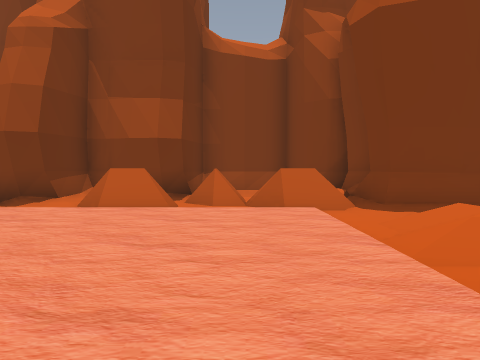
View 1 (above)

24 first-person views from a walk through a level from a Godot 3-D game. The camera is 1.5 m above the floor, tilts 2° down and sees 70° across. The floor is counted in squares, 2 m on a side. Each view is taken from the middle of a square. On the plan, view 1 faces up. The plan holds only what a view shows up to about 11 squares ahead; the rest is blank. The place goes on beyond the plan.

View 2
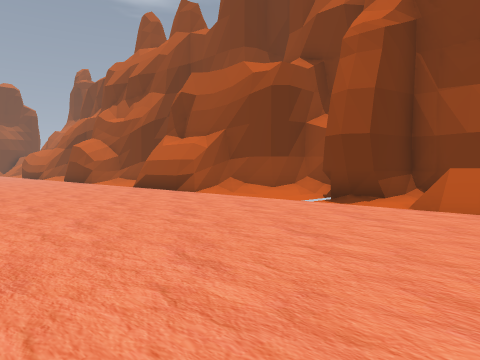

View 3
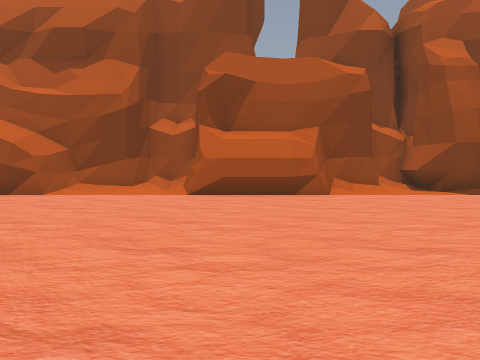

View 4
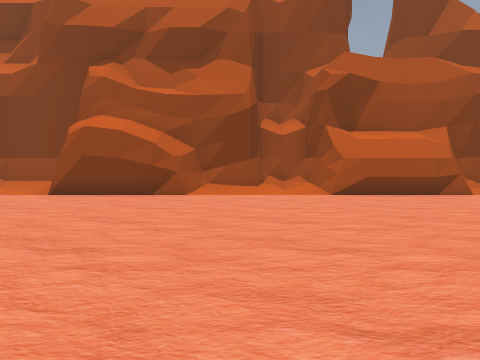

View 5
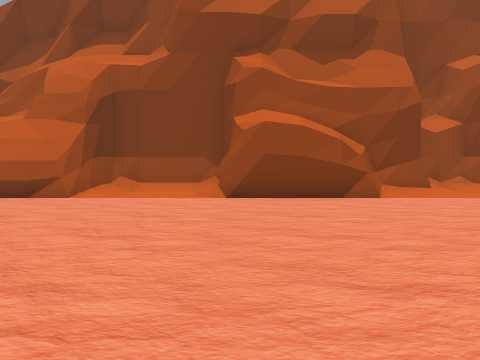

View 6
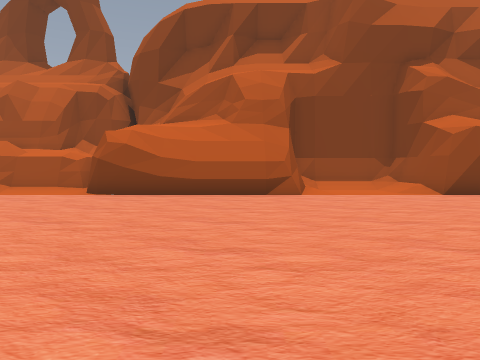

View 7
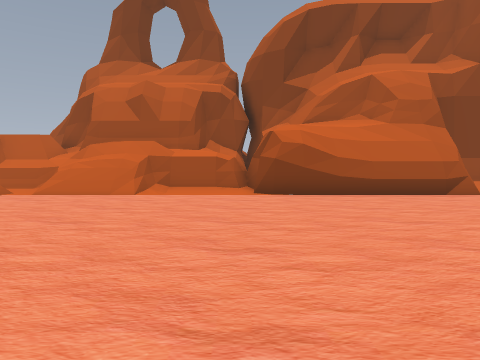

View 8
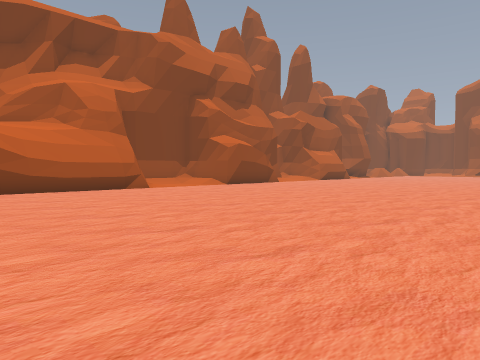

View 9
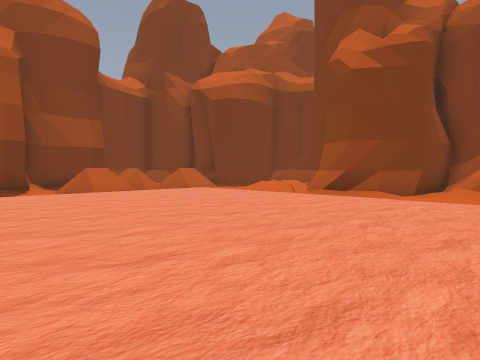

View 10
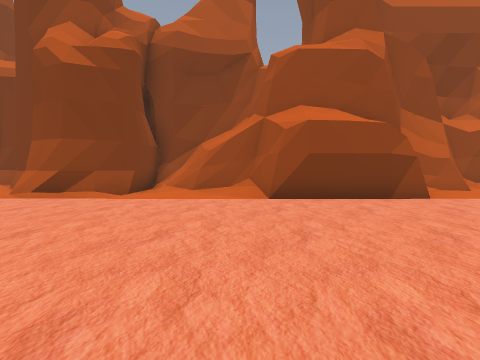

View 11
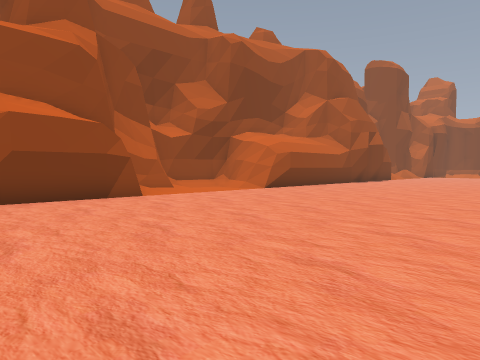

View 12
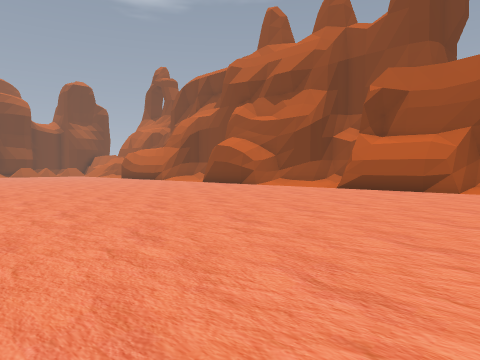

View 13
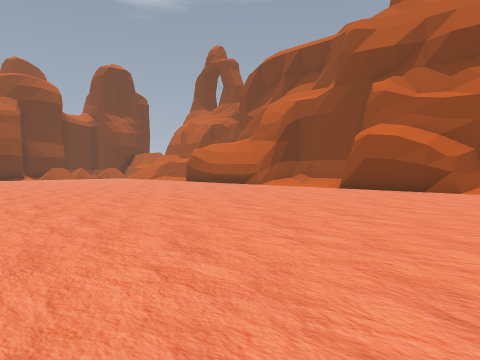

View 14
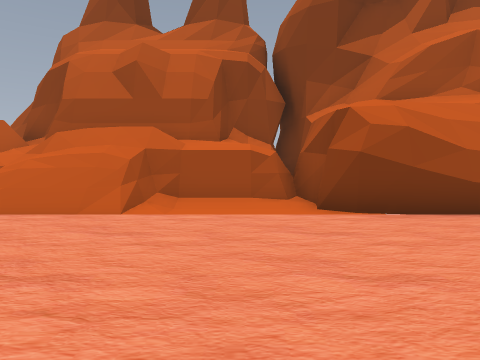

View 15
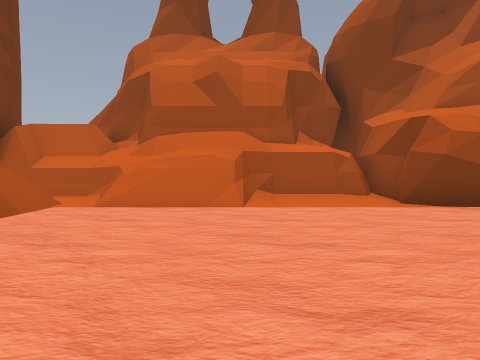

View 16
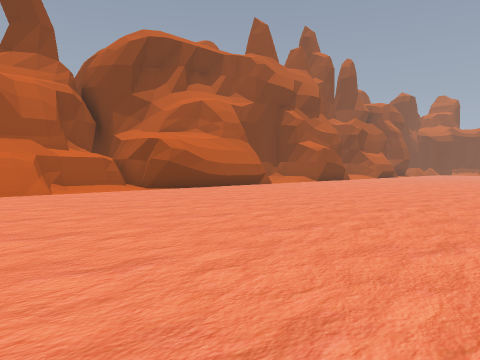

View 17
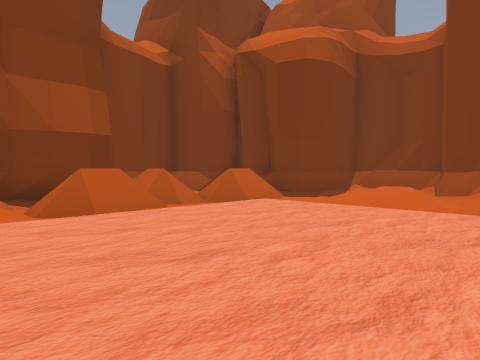

View 18
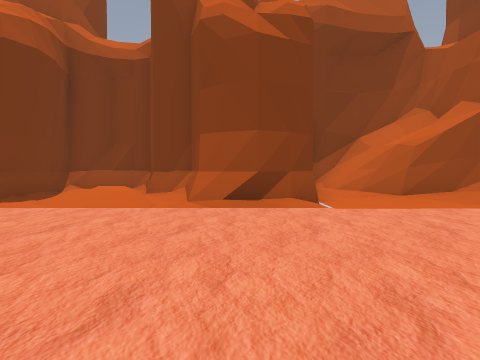

View 19
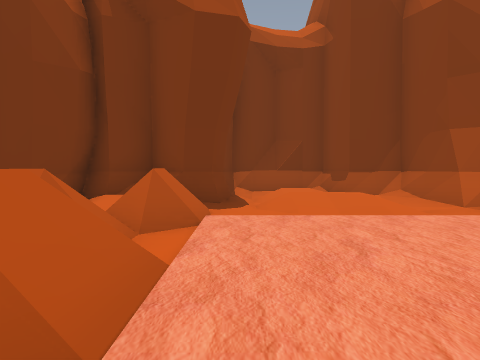

View 20
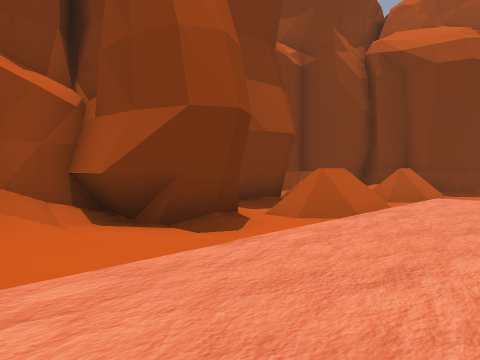

View 21
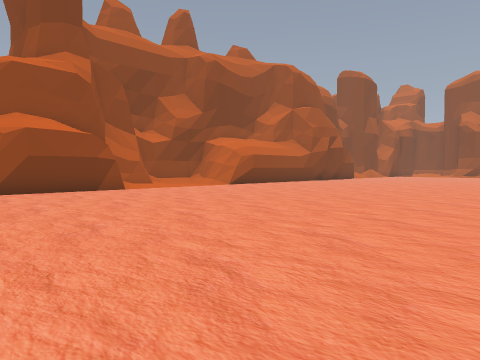

View 22
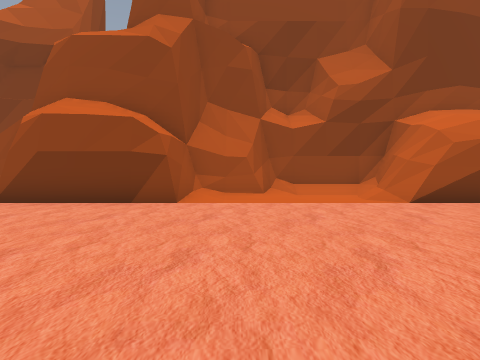

View 23
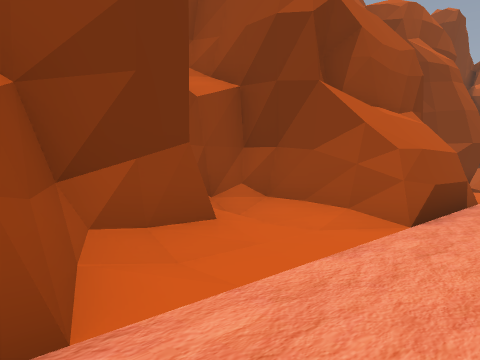

View 24
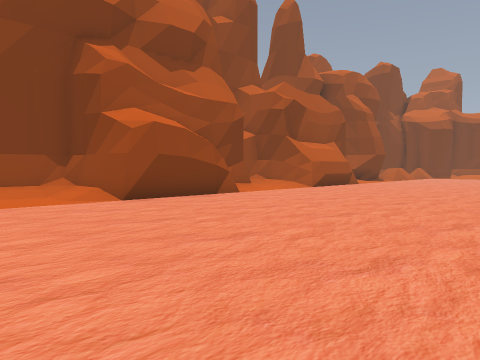

### Floor plan
Key: @ floor where view 1 was taken; # wall or solid block; x gap in a wall; . main floor; : floor 0.25 m higher than the main floor; - floor 0.25 m lower than the main floor; + floor 0.75 m higher than the main floor; / step, stairs or slope; = window, fence, low wall or low ledge; v drop or lower ground.
Columns run from 38 left of view 1 to 6 right of it. Each row starts with its distance up from view 1.
 11     ####
 10 #####/v#                      ###    ####
  9 //////##     #//##    ####    #+#######-##
  8 =//==v##    ##../#  ###//#  ###/.#/= ##=:#
  7  //=...######/../####/../####/.....#=./=x####
  6 .........................................///#
  5 ........................................////#
  4 ........................................///##
  3  ......................................./ ##
  2  .......................................###
  1  .......................................###
  0  .....................................@./###
 -1 ........................................./.##
 -2 ........................................./==#
 -3 .........................................##=#
 -4 ....  ................................../#=##
 -5       ....          ....    ............###
 -6                             ............##
 -7                              ...........#
 -8                              ...........##
 -9                              .........../#
-10                              ............##
-11                              ............/#
-12                               ............#
-13                               ............#
-14                               ..........###
-15                               .. ...   .#
-16                                  ..

Positions as (right, up) in squares from view 1, and headings:
1: (0, 0), facing up
2: (-1, 0), facing up-left
3: (-12, -3), facing up
4: (-16, -3), facing up
5: (-21, -2), facing up
6: (-27, -3), facing up
7: (-32, -3), facing up
8: (-32, -5), facing up-right
9: (-7, -4), facing up-right
10: (-7, -4), facing right
11: (-7, -4), facing down-right
12: (-7, -5), facing up-left
13: (-15, -5), facing up-left
14: (-33, 1), facing up
15: (-35, 0), facing up
16: (-38, -4), facing up-right
17: (-5, 1), facing up-right
18: (-5, 1), facing right
19: (-4, 6), facing right
20: (-8, 4), facing up-right
21: (-10, -3), facing down-right
22: (-6, -10), facing right
23: (-18, 5), facing up-right
24: (-25, -1), facing up-right
